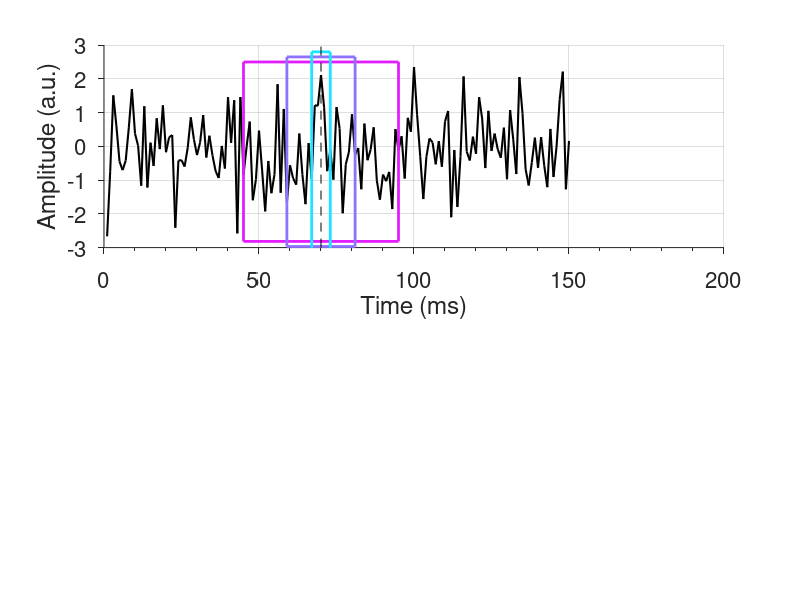

The MATLAB source for this figure:
%% Plotting
clc;
clear all;
close all;
Taus=[6 22 50];
cl=cool;
indx_cols=round(linspace(1,size(cl,1),10));
cols=cl(indx_cols([2 6 9]),:);
t=0:1:150;
c=0;
for Tau=Taus
    c=c+1;
    x=exp(-t./Tau);
    plot(t,x,'linewidth',2,'color',cols(c,:))
    hold on;
end
xlabel('Time delay (ms)')
ylabel('Autocorrelation')
grid on
box off
legend({'6 ms','22 ms','50 ms'},'location','northeast')
set(gca,'TickDir','out','XMinorTick','on','Fontsize',16)

%% A random signal
rng(1)
data=randn(1,150);
ref_time=70;
% Taus=[1 3 5 7 9 11 13 19 25 37]*2;
Taus=[50 22 6];
cl=cool;
indx_cols=round(linspace(1,size(cl,1),10));
cols=cl(indx_cols([9 6 2]),:);
subplot(211)
plot(data,'linewidth',1.5,'color','k')
hold on;
c=0;
for i=Taus
    c=c+1;
    wind=floor(Taus(c)/2);
    bias=[[max(data)-min(data)]*[0.03]*c];
    s(c)=rectangle('Position',[ref_time-wind min(data)-bias 2*wind max(data)-min(data)+2*bias],'EdgeColor',cols(c,:),'LineWidth',2);
    hold on;
end
plot([ref_time ref_time],[-3 3],'color','k','linestyle','--')
ylim([-3 3])
xlabel('Time (ms)')
ylabel('Amplitude (a.u.)')
grid on
box off
% legend([s(1) s(2) s(3)],{'6 ms','22 ms','50 ms'});
set(gca,'TickDir','out','XMinorTick','on','Fontsize',16)


